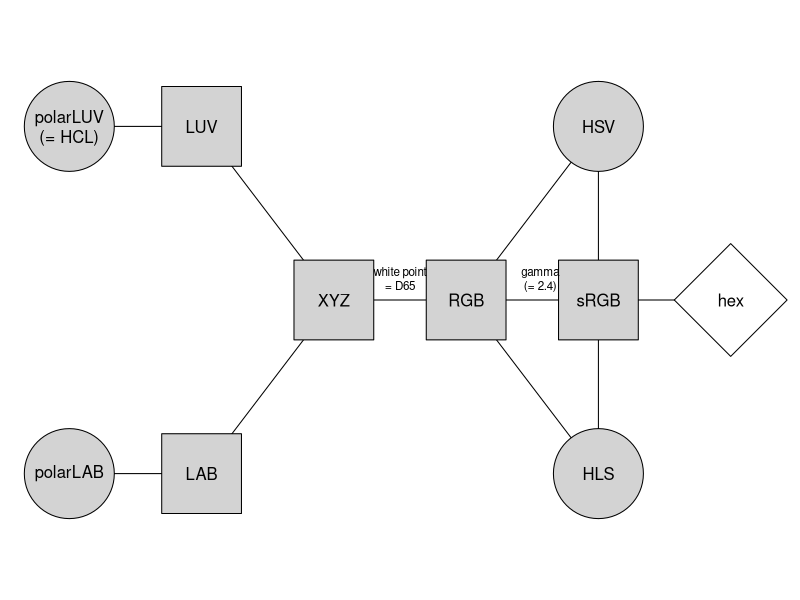
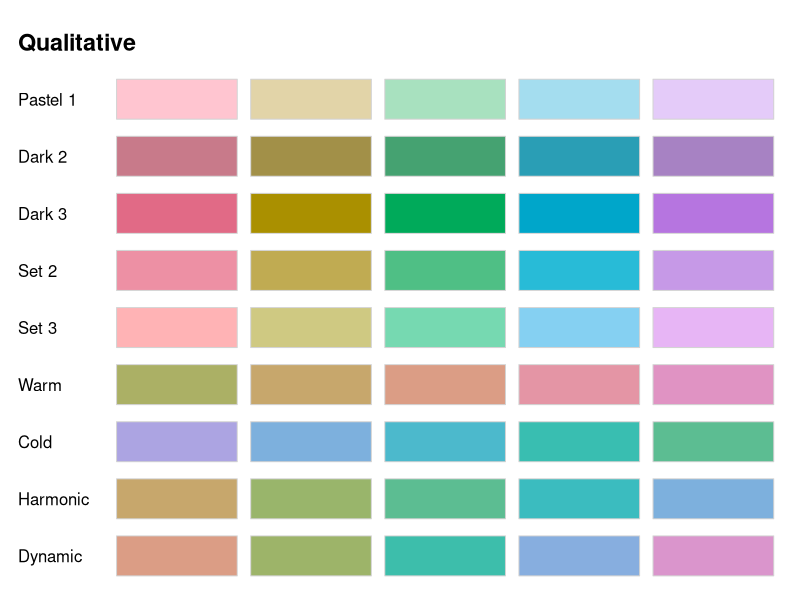
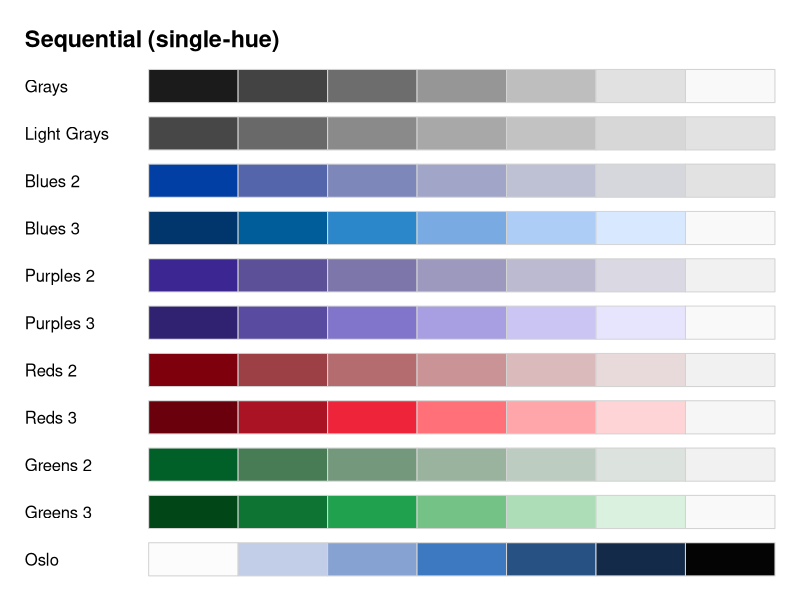
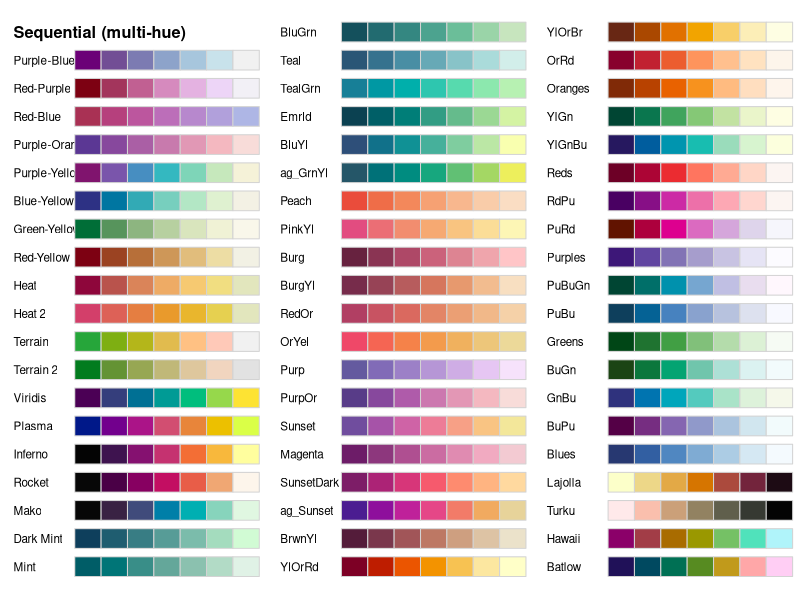
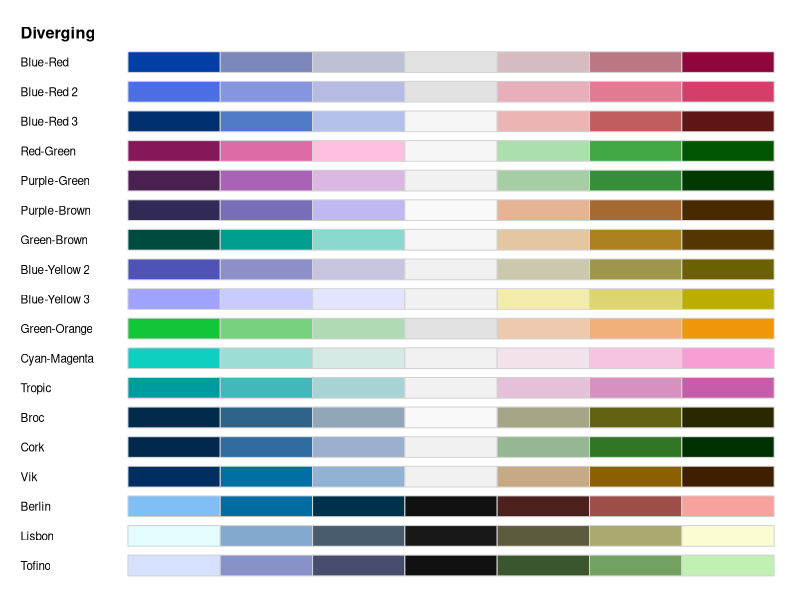
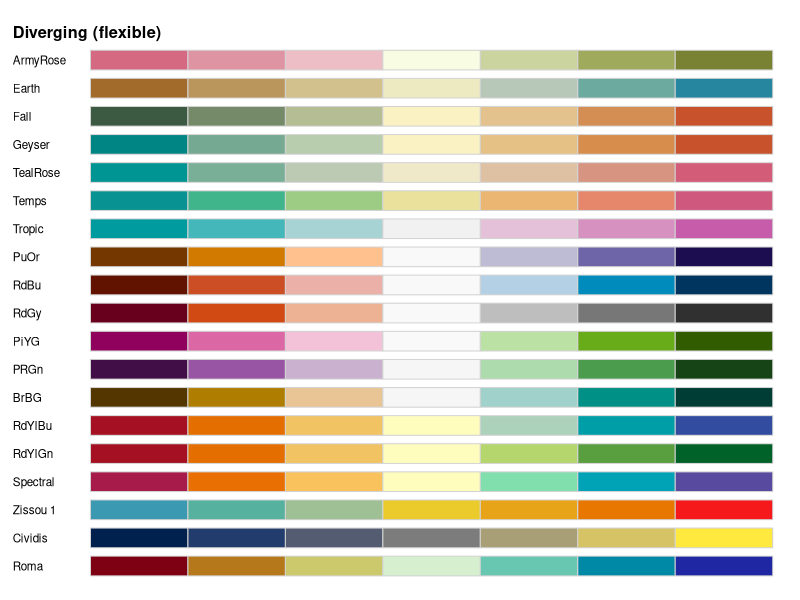
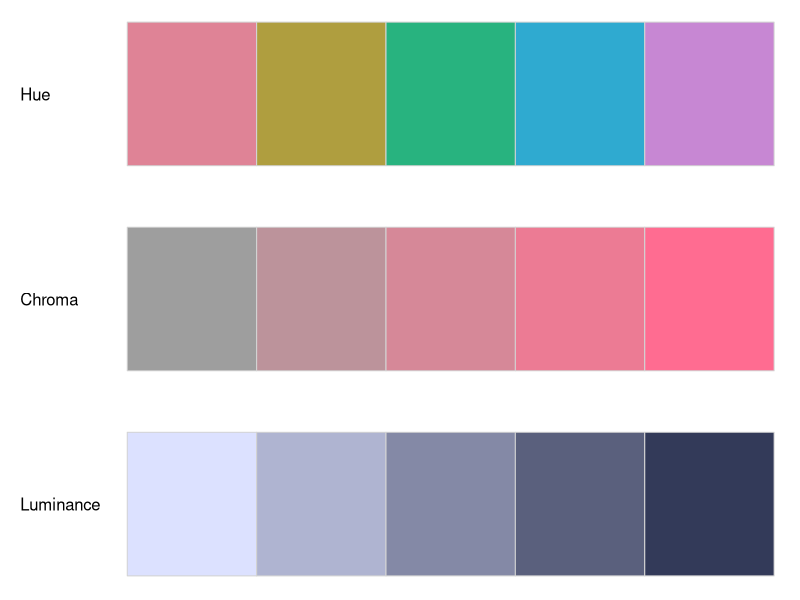
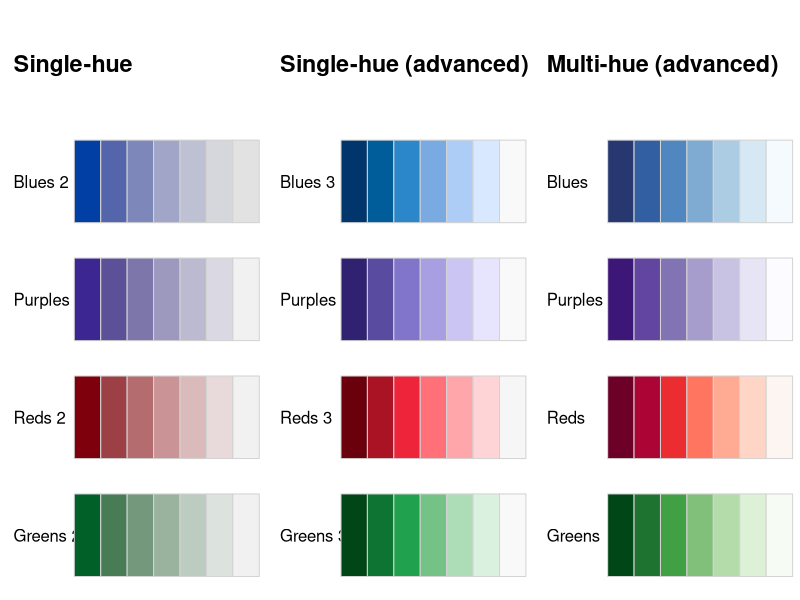

Reproduce these figures in R, in order.
## ---- chunk 1
library("colorspace")
## ---- chunk 2
par(mar = rep(0, 4))

d <- data.frame(
  x = c(1, 1, 2, 2, 3, 4, 5, 5, 5, 6),
  y = c(1, 3, 1, 3, 2, 2, 1, 3, 2, 2),
  lab = c("polarLAB", "polarLUV\n(= HCL)", "LAB", "LUV", "XYZ", "RGB", "HLS", "HSV", "sRGB", "hex"),
  stringsAsFactors = FALSE
)

plot(0, 0, type = "n", axes = FALSE, xlab = "", ylab = "",
  xlim = c(0.7, 6.3), ylim = c(0.4, 3.6))
lines(y ~ x, data = d[-c(1, 3, 7, 8),])
lines(y ~ x, data = d[c(1, 3, 5),])
lines(y ~ x, data = d[c(6, 7, 9),])
lines(y ~ x, data = d[c(6, 8, 9),])
points(y ~ x, data = d[c(1, 2, 7, 8), ], pch = 21, bg = "lightgray", cex = 12)
points(y ~ x, data = d[c(3, 4, 5, 6, 9), ], pch = 22, bg = "lightgray", cex = 12)
points(y ~ x, data = d[10, ], pch = 23, bg = "white", cex = 12)

text(d$x, d$y, d$lab)
text(3.5, 2, "white point\n= D65", cex = 0.7, pos = 3)
text(4.56, 2, "gamma\n(= 2.4)", cex = 0.7, pos = 3)
## ---- chunk 3
(x <- polarLUV(L = 70, C = 50, H = c(0, 120, 240)))
## ---- chunk 4
(y <- as(x, "sRGB"))
## ---- chunk 5
as(y, "HSV")
## ---- chunk 6
hex(x)
## ---- chunk 7
hcl_palettes()
## ---- chunk 8
hcl_palettes(name = "dark2")
## ---- chunk 9
qualitative_hcl(4, h = c(0, 270), c = 50, l = 60)
qualitative_hcl(4, h1 = 0, h2 = 270, c1 = 50, l1 = 60)
qualitative_hcl(4, palette = "dark2")
qualitative_hcl(4, palette = "dark2", c = 80)
## ---- chunk 10
hcl_palettes("qualitative", plot = TRUE)
## ---- chunk 11
hcl_palettes("sequential (single-hue)", n = 7, plot = TRUE)
## ---- chunk 12
hcl_palettes("sequential (multi-hue)", n = 7, plot = TRUE)
## ---- chunk 13
hcl_palettes("diverging", n = 7, plot = TRUE)
## ---- chunk 14
divergingx_palettes(n = 7, plot = TRUE)
## ---- chunk 15
swatchplot(
  "Hue"       = sequential_hcl(5, h = c(0, 300), c = c(60, 60), l = 65),
  "Chroma"    = sequential_hcl(5, h = 0, c = c(100, 0), l = 65, rev = TRUE, power = 1),
  "Luminance" = sequential_hcl(5, h = 260, c = c(25, 25), l = c(25, 90), rev = TRUE, power = 1),
  off = 0
)
## ---- chunk 16
bprg <- c("Blues", "Purples", "Reds", "Greens")
swatchplot(
  "Single-hue"            = t(sapply(paste(bprg, 2), sequential_hcl, n = 7)),
  "Single-hue (advanced)" = t(sapply(paste(bprg, 3), sequential_hcl, n = 7)),
  "Multi-hue (advanced)"  = t(sapply(bprg,           sequential_hcl, n = 7)),
  nrow = 5
)
## ---- chunk 17
specplot(qualitative_hcl(100, "Set 2"))
## ---- chunk 18
specplot(sequential_hcl(100, "Blues 2"))
## ---- chunk 19
specplot(diverging_hcl(100, "Blue-Red"))
## ---- chunk 20
specplot(rainbow(100), rgb = TRUE)
## ---- chunk 21
hclplot(qualitative_hcl(9, c = 50, l = 70))
## ---- chunk 22
par(mfrow = c(1, 3))
hclplot(sequential_hcl(7, h = 260, c = 80, l = c(35, 95), power = 1))
hclplot(sequential_hcl(7, h = 245, c = c(40, 75, 0), l = c(30, 95), power = 1))
hclplot(sequential_hcl(7, h = 245, c = c(40, 75, 0), l = c(30, 95), power = c(0.8, 1.4)))
## ---- chunk 23
par(mfrow = c(1, 3))
hclplot(sequential_hcl(7, h = c(260, 220), c = c(50, 75, 0), l = c(30, 95), power = 1))
hclplot(sequential_hcl(7, h = c(260, 60), c = 60, l = c(40, 95), power = 1))
hclplot(diverge_hcl(7, h = c(260, 0), c = 80, l = c(35, 95), power = 1))
## ---- chunk 24
par(mfrow = c(3, 3))
cl <- sequential_hcl(5, "Heat")
for (i in c("map", "heatmap", "scatter", "spine", "bar", "pie", "perspective", "mosaic", "lines")) {
  demoplot(cl, type = i)
  mtext(side = 3, text = i, line = 1.5)
}
## ---- chunk 25
par(mfrow = c(1, 3))
demoplot(qualitative_hcl(4, "Pastel 1"), type = "pie")
demoplot(qualitative_hcl(4, "Set 2"), type = "scatter")
demoplot(qualitative_hcl(4, "Dark 3"), type = "lines")
## ---- chunk 26
par(mfrow = c(1, 3))
demoplot(sequential_hcl(99, "Purple-Blue"), type = "heatmap")
demoplot(sequential_hcl(99, "Reds"), type = "perspective")
demoplot(sequential_hcl(4, "Viridis"), type = "spine")
## ---- chunk 27
par(mfrow = c(1, 3))
demoplot(diverging_hcl(99, "Tropic", power = 2.5), type = "map")
demoplot(diverging_hcl(5, "Green-Orange"), type = "mosaic")
demoplot(diverging_hcl(5, "Blue-Red 2"), type = "bar")
## ---- chunk 28
par(mfrow = c(2, 3), bg = "black")
demoplot(sequential_hcl(9, "Oslo"), "heatmap")
demoplot(sequential_hcl(9, "Turku"), "heatmap")
demoplot(sequential_hcl(9, "Inferno", rev = TRUE), "heatmap")
demoplot(qualitative_hcl(9, "Set 2"), "lines")
demoplot(diverging_hcl(9, "Berlin"), "scatter")
demoplot(diverging_hcl(9, "Cyan-Magenta", l2 = 20), "lines")
